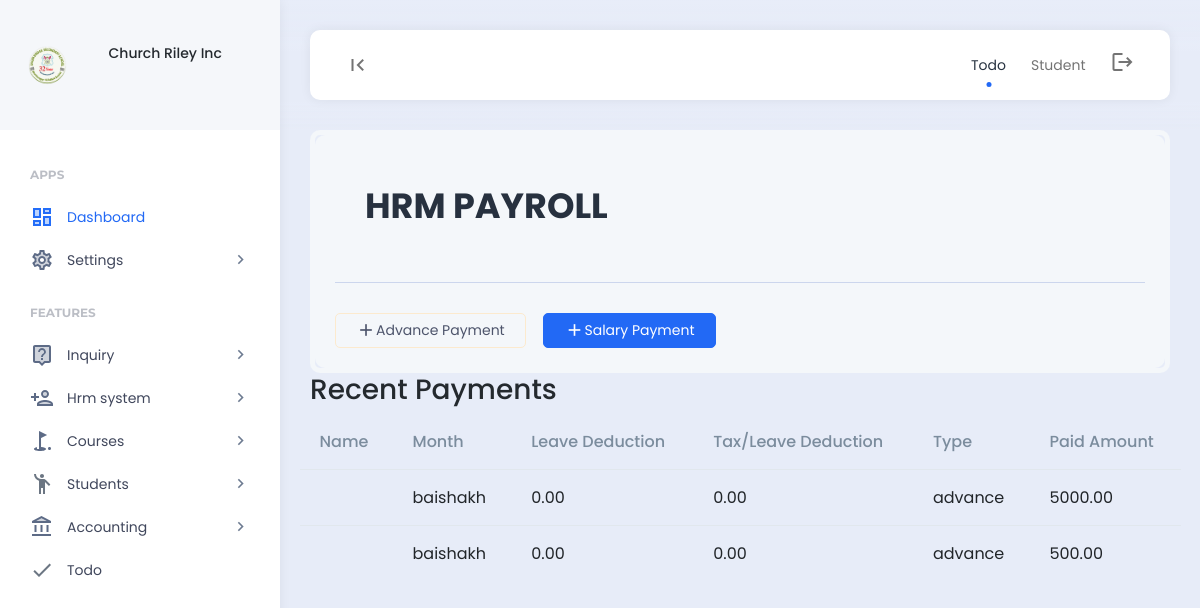
The app's page /payroll/ (signed in), older data.
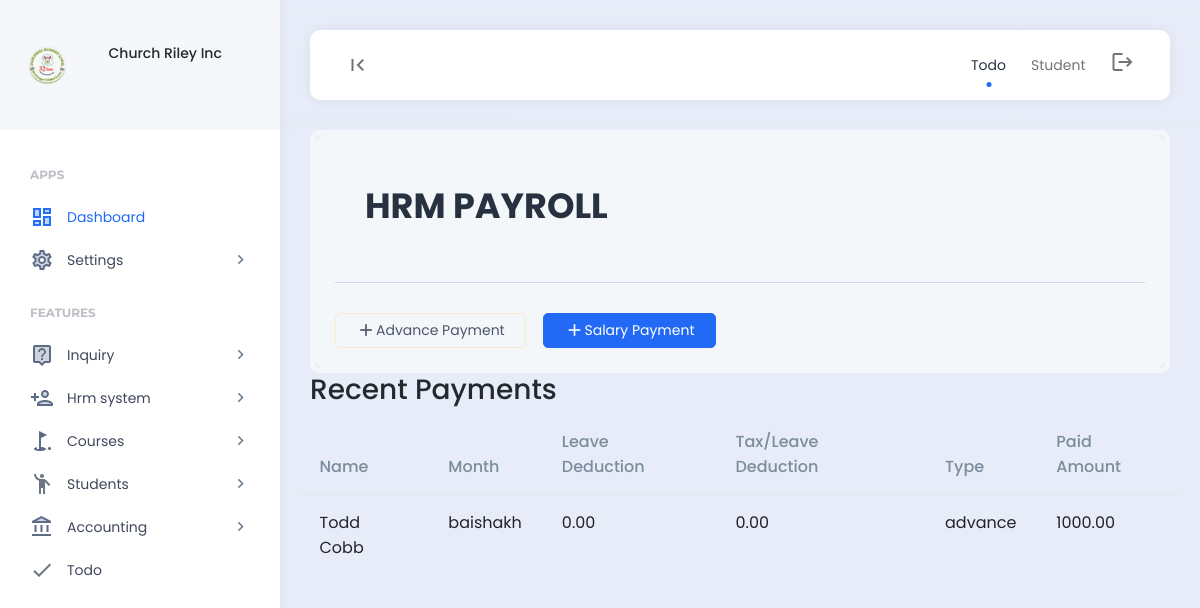
The same page, newer data.
### features/models.py (models this page shows, shortened)
class Company(models.Model):
    company_name = models.CharField(max_length=255)
    company_address = models.CharField(max_length=255)
    company_email = models.CharField(max_length=255)
    company_contact_number = models.CharField(max_length=255)
    company_logo = models.ImageField(upload_to='company_images/')
    payment_terms = models.TextField()
    created = models.DateField(auto_now_add=True)
    class Meta:
        verbose_name_plural = "03. Company Setup"

### hrm/models.py (models this page shows, shortened)
class Salary(models.Model):
    employee = models.ForeignKey(Employee, on_delete=models.SET_NULL, null = True)
    month = models.ForeignKey(MonthSetup, on_delete=models.SET_NULL,null=True)
    leave_deduction = models.FloatField(max_length=255,null=True, blank=True)
    tax_deduction = models.FloatField(max_length=255,null=True, blank=True)
    company_deduction = models.FloatField(max_length=255,null=True, blank=True)
    paid_salary = models.FloatField(max_length=255,null=True, blank=True)
    type = models.CharField(max_length=255,null=True, blank=True, default='salary')
    created = models.DateField(auto_now_add=True)
    class Meta:
        verbose_name_plural = "03. Salary"

class MonthSetup(models.Model):
    year = models.ForeignKey(YearSetup, on_delete=models.CASCADE)
    month = models.CharField(max_length=255)
    start_date = models.DateField()
    end_date = models.DateField()
    is_active = models.BooleanField(default = True)
    def __str__(self):
        return self.month
    class Meta:
        verbose_name_plural = "05. Month"

class Employee(models.Model):
    department = models.ForeignKey(Department, on_delete=models.SET_NULL,null=True)
    designation = models.ForeignKey(Designation, on_delete=models.SET_NULL,null=True)
    user = models.OneToOneField(User, on_delete=models.CASCADE)
    permission = models.ForeignKey(Permission,on_delete=models.SET_NULL,null=True, blank=True)
    code = models.CharField(max_length=100,null=True, blank=True)
    email = models.CharField(max_length=200,null=True, blank=True)
    contact = models.CharField(max_length=200,null=True, blank=True)
    address = models.CharField(max_length=200,null=True, blank=True)
    emp_salary = models.CharField(max_length=200,null=True, blank=True)
    emp_password = models.CharField(max_length=200,null=True, blank=True)
    date_joined = models.DateTimeField(null=True, blank=True)
    date_modified = models.DateTimeField(auto_now=True)
    created = models.DateTimeField(auto_now_add=True)
    class Meta:
        verbose_name_plural = "01. Employees"

### hrm/views.py (the view)
# urls.py: path("payroll/", views.payroll, name="payroll"),
def payroll(request):
    if 'read_hrm' in custom_data_views(request):
        months = MonthSetup.objects.filter(is_active = True)
        current_datetime = date.today()
        date_object = current_datetime
        today_date = date_object.strftime('%Y-%m-%d')
        all_employees = Employee.objects.all()
        recent_salary = Salary.objects.all().order_by('created')
        context = {
            'months':months,
            'today_date':today_date,
            'all_employees':all_employees,
            'recent_salary':recent_salary,
        }
        return render(request,'hrm/payroll.html',context)
    else:
        messages.info(request, "Unauthorized access.")
        return redirect('home')

### templates/hrm/payroll.html (shortened to what this page needs)
{% load static %}{% include 'header.html' %}
<div class="app-content">
    <div class="content-wrapper">
        <div class="example-container">
            <div class="example-content bg-light">
                <div class="page-description d-flex align-items-center">
                    <div class="page-description-content flex-grow-1">
                        <h1>HRM PAYROLL</h1>
                    </div>
                </div>
                        <div class="pg-content-action-wrap ">
                            {% if 'create_hrm' in permissions %}
                            <button class="btn btn-outline-secondary me-3" data-bs-toggle="modal" data-bs-target="#exampleModalCenterAdvance"><i class="material-icons">add</i>Advance Payment</button>
                            {% endif %}
                            {% if 'create_hrm' in permissions %}
                            <button class="btn btn-primary" data-bs-toggle="modal" data-bs-target="#exampleModalCenter"><i class="material-icons">add</i>Salary Payment</button>
                            {% endif %}
                        </div>
                    </div>
                </div>
            </div>
            <div class="hk-pg-body">
                <div class="tab-content">
                    <div class="tab-pane fade show active" id="tab_block_1">
                        <div class="row">
                            <h2>Recent Payments</h2>
                            <table class="table nowrap w-100 mb-5">
                                <thead>
                                    <tr>
                                        <th>Name</th>
                                        <th>Month</th>
                                        <th>Leave Deduction</th>
                                        <th>Tax/Leave Deduction</th>
                                        <th>Type</th>
                                        <th>Paid Amount</th>
                                    </tr>
                                </thead>
                                <tbody>
                                    {% if recent_salary %}
                                    {% for recent_salary in recent_salary %}
                                    <tr>
                                        <td>{{recent_salary.employee.user.first_name}} {{recent_salary.employee.user.last_name}}</td>
                                        <td>{{recent_salary.month}}</td>
                                        <td>{{recent_salary.leave_deduction|floatformat:2}}</td>
                                        <td>{{recent_salary.tax_deduction|floatformat:2}}</td>
                                        <td>{{recent_salary.type}}</td>
                                        <td>{{recent_salary.paid_salary|floatformat:2}}</td>
                                    </tr>
                                    {% endfor %}
                                    {% else %}
                                    <tr>
                                        <td style="text-align: center" colspan="7">No Recent Payments</td>
                                    </tr>
                                    {% endif %}
                                </tbody>
                            </table>
                        </div>
                    </div>
                </div>
            </div>
        </div>
    </div>
</div>
{% include 'footer.html' %}

### templates/header.html (shortened to what this page needs)
{% load static %}
<body>
    {% include 'nav_links.html' %}
    <div class="app align-content-stretch d-flex flex-wrap">
        <div class="app-sidebar">
            <div class="logo d-flex align-items-center">
                <div class="row">
                    <div class="col-2">
                        <img src="{{company.company_logo.url}}" height="40">
                    </div>
                    <div class="col-2"></div>
                    <div class="col-8">
                        <div class="sidebar-user-switcher user-activity-online">
                            <h6>{{company.company_name}}</h6>
                        </div>
                    </div>
                </div>
            </div>
            <div class="app-menu">
                <ul class="accordion-menu">
                    <li class="sidebar-title">
                        Apps
                    </li>
                    <li class="active-page">
                        <a href="{% url 'home' %}" class="active"><i class="material-icons-two-tone">dashboard</i>Dashboard</a>
                    </li>
                    <li>
                        <a href=""><i class="material-icons-two-tone">settings</i>Settings<i class="material-icons has-sub-menu">keyboard_arrow_right</i></a>
                    </li>
                    <li class="sidebar-title">
                        Features
                    </li>
                    <li>
                        <a href=""><i class="material-icons-two-tone">live_help</i>Inquiry<i class="material-icons has-sub-menu">keyboard_arrow_right</i></a>
                    </li>
                    <li>
                        <a href=""><i class="material-icons-two-tone">person_add</i>Hrm system<i class="material-icons has-sub-menu">keyboard_arrow_right</i></a>
                    </li>
                    <li>
                        <a href=""><i class="material-icons-two-tone">golf_course</i>Courses<i class="material-icons has-sub-menu">keyboard_arrow_right</i></a>
                    </li>
                    <li>
                        <a href="#"><i class="material-icons-two-tone">emoji_people</i>Students<i class="material-icons has-sub-menu">keyboard_arrow_right</i></a>
                    </li>
                    <li>
                        <a href="#"><i class="material-icons-two-tone">account_balance</i>Accounting<i class="material-icons has-sub-menu">keyboard_arrow_right</i></a>
                    </li>
                    <li>
                        <a href="{% url 'todo' %}"><i class="material-icons-two-tone">done</i>Todo</a>
                    </li>
                </ul>
            </div>
        </div>
        <div class="app-container">
            <div class="app-header">
                <nav class="navbar navbar-light navbar-expand">
                    <div class="container-fluid">
                        <div class="navbar-nav" id="navbarNav">
                            <ul class="navbar-nav">
                                <li class="nav-item">
                                    <a class="nav-link hide-sidebar-toggle-button" href="#"><i class="material-icons">first_page</i></a>
                                </li>
                            </ul>
                        </div>
                        <div class="d-flex">
                            <ul class="navbar-nav">
                                <li class="nav-item hidden-on-mobile">
                                    <a class="nav-link active" href="{% url 'todo' %}">Todo</a>
                                </li>
                                <li class="nav-item hidden-on-mobile">
                                    <a class="nav-link" href="{% url 'student' %}">Student</a>
                                </li>
                                <li class="nav-item">
                                    <a class="nav-link" href="{% url 'logout' %}"><i class="material-icons">logout</i></a>
                                </li>
                            </ul>
                        </div>
                    </div>
                </nav>
            </div>

### templates/nav_links.html (shortened to what this page needs)
{% load static %}
<!DOCTYPE html>
<html lang="en">
<head>
    <link href="{% static 'assets/plugins/bootstrap/css/bootstrap.min.css' %}" rel="stylesheet">
    <link href="{% static 'assets/plugins/perfectscroll/perfect-scrollbar.css' %}" rel="stylesheet">
    <link href="{% static 'assets/plugins/pace/pace.css' %}" rel="stylesheet">
    <link href="{% static 'assets/plugins/datatables/datatables.min.css' %}" rel="stylesheet">
    <link href="{% static 'assets/css/main.min.css' %}" rel="stylesheet">
    <link href="{% static 'assets/css/custom.css'%}" rel="stylesheet">
    <link href="{% static 'assets/plugins/highlight/styles/github-gist.css' %}" rel="stylesheet">
    <link href="{% static 'assets/plugins/summernote/summernote-lite.min.css' %}" rel="stylesheet">
    <link href="{% static 'assets/plugins/select2/css/select2.min.css' %}" rel="stylesheet">
    <link href="{% static 'assets/plugins/flatpickr/flatpickr.min.css' %}" rel="stylesheet">
</head>

### templates/footer.html (shortened to what this page needs)
 {% load static %}
</body>
</html>

Row changes from the older to the newer data that the page shows:
removed Salary: month "baishakh", leave_deduction "0.00", tax_deduction "0.00", type "advance", paid_salary "5000.00"
removed Salary: month "baishakh", leave_deduction "0.00", tax_deduction "0.00", type "advance", paid_salary "500.00"
added Salary: employee.user.first_name "Todd", employee.user.last_name "Cobb", month "baishakh", leave_deduction "0.00", tax_deduction "0.00", type "advance", paid_salary "1000.00"
